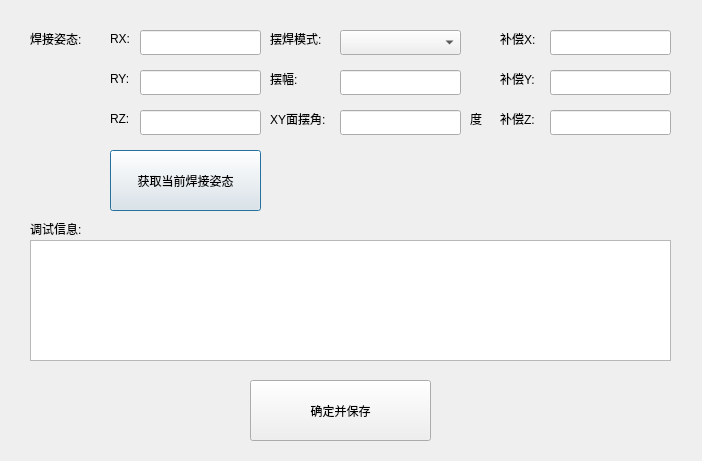
<?xml version="1.0" encoding="UTF-8"?>
<ui version="4.0">
 <class>setcraftDlg</class>
 <widget class="QDialog" name="setcraftDlg">
  <property name="geometry">
   <rect>
    <x>0</x>
    <y>0</y>
    <width>702</width>
    <height>461</height>
   </rect>
  </property>
  <property name="windowTitle">
   <string>Dialog</string>
  </property>
  <widget class="QLabel" name="label">
   <property name="geometry">
    <rect>
     <x>30</x>
     <y>30</y>
     <width>67</width>
     <height>17</height>
    </rect>
   </property>
   <property name="text">
    <string>焊接姿态:</string>
   </property>
  </widget>
  <widget class="QLabel" name="label_2">
   <property name="geometry">
    <rect>
     <x>110</x>
     <y>30</y>
     <width>31</width>
     <height>17</height>
    </rect>
   </property>
   <property name="text">
    <string>RX:</string>
   </property>
  </widget>
  <widget class="QLabel" name="label_3">
   <property name="geometry">
    <rect>
     <x>110</x>
     <y>70</y>
     <width>31</width>
     <height>17</height>
    </rect>
   </property>
   <property name="text">
    <string>RY:</string>
   </property>
  </widget>
  <widget class="QLabel" name="label_4">
   <property name="geometry">
    <rect>
     <x>110</x>
     <y>110</y>
     <width>31</width>
     <height>17</height>
    </rect>
   </property>
   <property name="text">
    <string>RZ:</string>
   </property>
  </widget>
  <widget class="QPushButton" name="pushButton">
   <property name="geometry">
    <rect>
     <x>110</x>
     <y>150</y>
     <width>151</width>
     <height>61</height>
    </rect>
   </property>
   <property name="text">
    <string>获取当前焊接姿态</string>
   </property>
  </widget>
  <widget class="QTextBrowser" name="record">
   <property name="geometry">
    <rect>
     <x>30</x>
     <y>240</y>
     <width>641</width>
     <height>121</height>
    </rect>
   </property>
  </widget>
  <widget class="QLabel" name="label_8">
   <property name="geometry">
    <rect>
     <x>30</x>
     <y>220</y>
     <width>67</width>
     <height>17</height>
    </rect>
   </property>
   <property name="text">
    <string>调试信息:</string>
   </property>
  </widget>
  <widget class="QComboBox" name="comboBox_pendulum_mode">
   <property name="geometry">
    <rect>
     <x>340</x>
     <y>30</y>
     <width>121</width>
     <height>25</height>
    </rect>
   </property>
  </widget>
  <widget class="QLabel" name="label_9">
   <property name="geometry">
    <rect>
     <x>270</x>
     <y>30</y>
     <width>67</width>
     <height>17</height>
    </rect>
   </property>
   <property name="text">
    <string>摆焊模式:</string>
   </property>
  </widget>
  <widget class="QLabel" name="label_10">
   <property name="geometry">
    <rect>
     <x>270</x>
     <y>70</y>
     <width>41</width>
     <height>17</height>
    </rect>
   </property>
   <property name="text">
    <string>摆幅:</string>
   </property>
  </widget>
  <widget class="QLineEdit" name="lineEdit_pendulum_swing">
   <property name="geometry">
    <rect>
     <x>340</x>
     <y>70</y>
     <width>121</width>
     <height>25</height>
    </rect>
   </property>
  </widget>
  <widget class="QLabel" name="label_11">
   <property name="geometry">
    <rect>
     <x>270</x>
     <y>110</y>
     <width>71</width>
     <height>17</height>
    </rect>
   </property>
   <property name="text">
    <string>XY面摆角:</string>
   </property>
  </widget>
  <widget class="QLineEdit" name="lineEdit_pendulum_phaseangle">
   <property name="geometry">
    <rect>
     <x>340</x>
     <y>110</y>
     <width>121</width>
     <height>25</height>
    </rect>
   </property>
  </widget>
  <widget class="QPushButton" name="pushButton_2">
   <property name="geometry">
    <rect>
     <x>250</x>
     <y>380</y>
     <width>181</width>
     <height>61</height>
    </rect>
   </property>
   <property name="text">
    <string>确定并保存</string>
   </property>
  </widget>
  <widget class="QLabel" name="label_12">
   <property name="geometry">
    <rect>
     <x>470</x>
     <y>110</y>
     <width>21</width>
     <height>17</height>
    </rect>
   </property>
   <property name="text">
    <string>度</string>
   </property>
  </widget>
  <widget class="QLineEdit" name="lineEdit_RX">
   <property name="geometry">
    <rect>
     <x>140</x>
     <y>30</y>
     <width>121</width>
     <height>25</height>
    </rect>
   </property>
  </widget>
  <widget class="QLineEdit" name="lineEdit_RY">
   <property name="geometry">
    <rect>
     <x>140</x>
     <y>70</y>
     <width>121</width>
     <height>25</height>
    </rect>
   </property>
  </widget>
  <widget class="QLineEdit" name="lineEdit_RZ">
   <property name="geometry">
    <rect>
     <x>140</x>
     <y>110</y>
     <width>121</width>
     <height>25</height>
    </rect>
   </property>
  </widget>
  <widget class="QLabel" name="label_13">
   <property name="geometry">
    <rect>
     <x>500</x>
     <y>30</y>
     <width>51</width>
     <height>17</height>
    </rect>
   </property>
   <property name="text">
    <string>补偿X:</string>
   </property>
  </widget>
  <widget class="QLabel" name="label_14">
   <property name="geometry">
    <rect>
     <x>500</x>
     <y>70</y>
     <width>51</width>
     <height>17</height>
    </rect>
   </property>
   <property name="text">
    <string>补偿Y:</string>
   </property>
  </widget>
  <widget class="QLabel" name="label_15">
   <property name="geometry">
    <rect>
     <x>500</x>
     <y>110</y>
     <width>51</width>
     <height>17</height>
    </rect>
   </property>
   <property name="text">
    <string>补偿Z:</string>
   </property>
  </widget>
  <widget class="QLineEdit" name="lineEdit_X">
   <property name="geometry">
    <rect>
     <x>550</x>
     <y>30</y>
     <width>121</width>
     <height>25</height>
    </rect>
   </property>
  </widget>
  <widget class="QLineEdit" name="lineEdit_Y">
   <property name="geometry">
    <rect>
     <x>550</x>
     <y>70</y>
     <width>121</width>
     <height>25</height>
    </rect>
   </property>
  </widget>
  <widget class="QLineEdit" name="lineEdit_Z">
   <property name="geometry">
    <rect>
     <x>550</x>
     <y>110</y>
     <width>121</width>
     <height>25</height>
    </rect>
   </property>
  </widget>
 </widget>
 <resources/>
 <connections/>
</ui>
